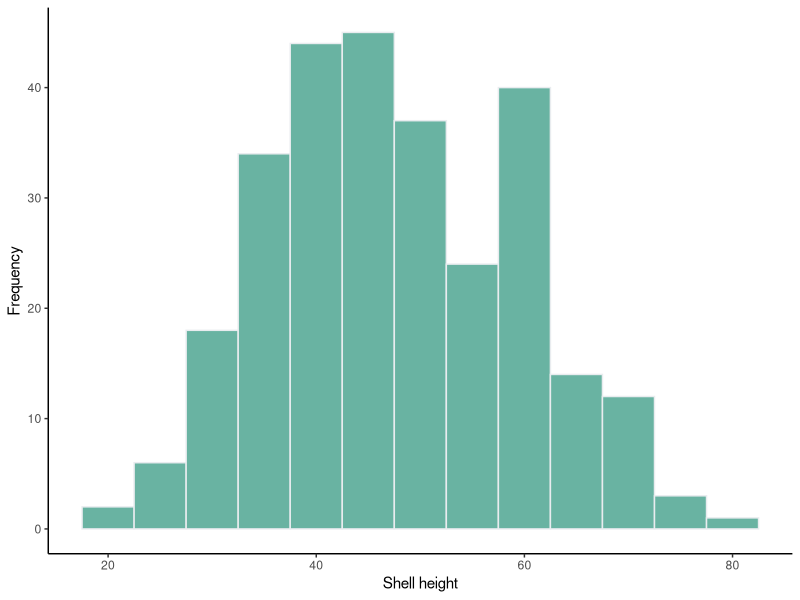
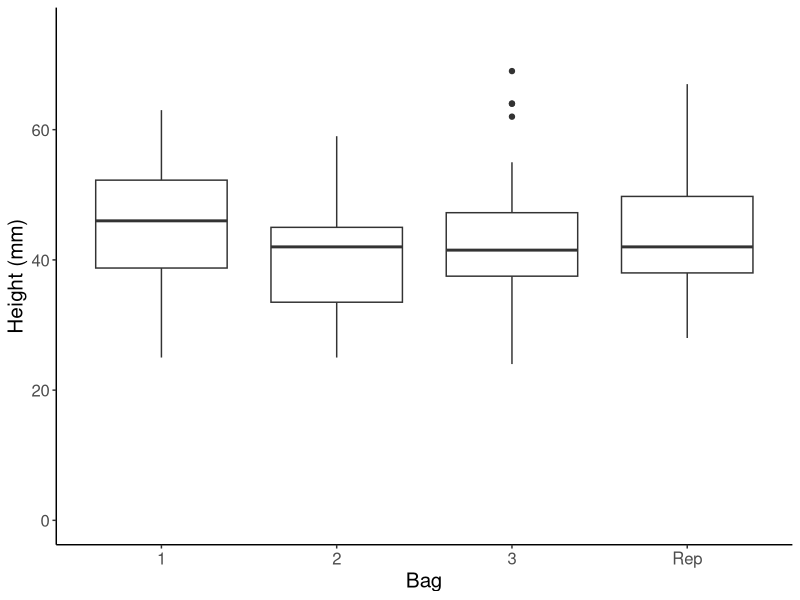
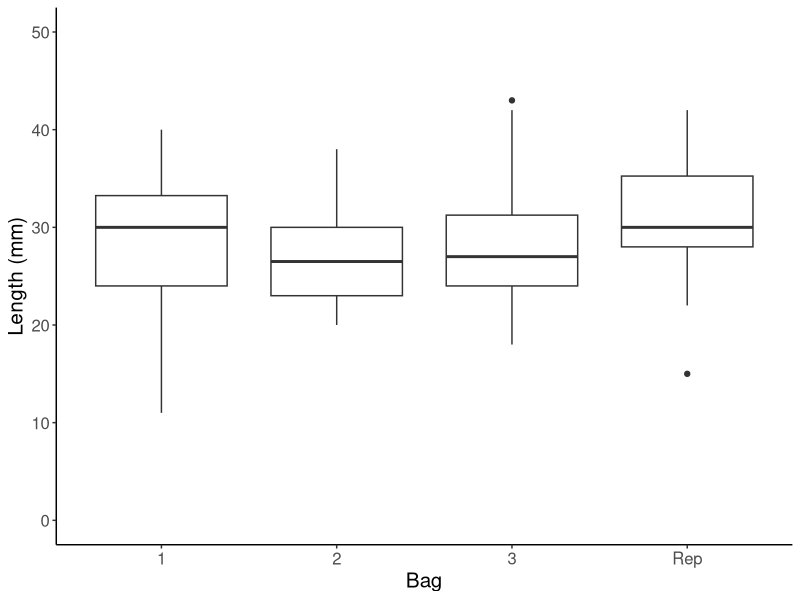
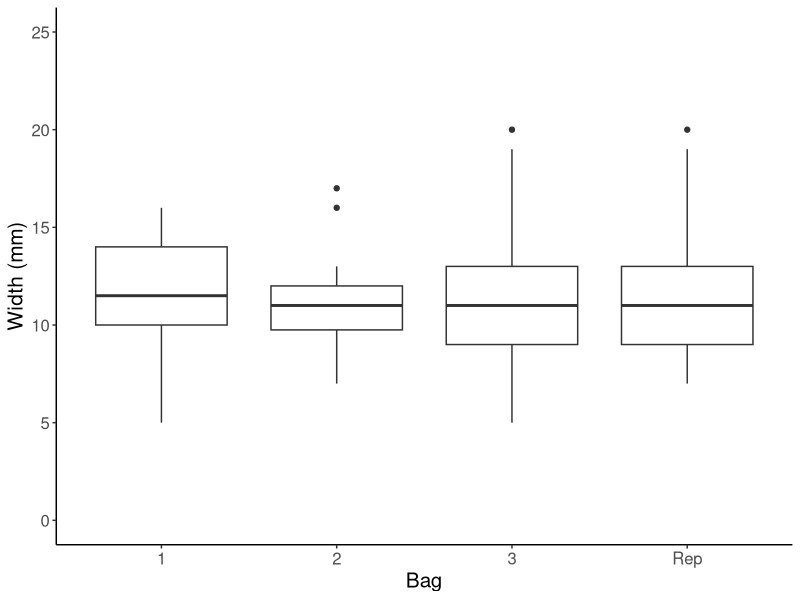
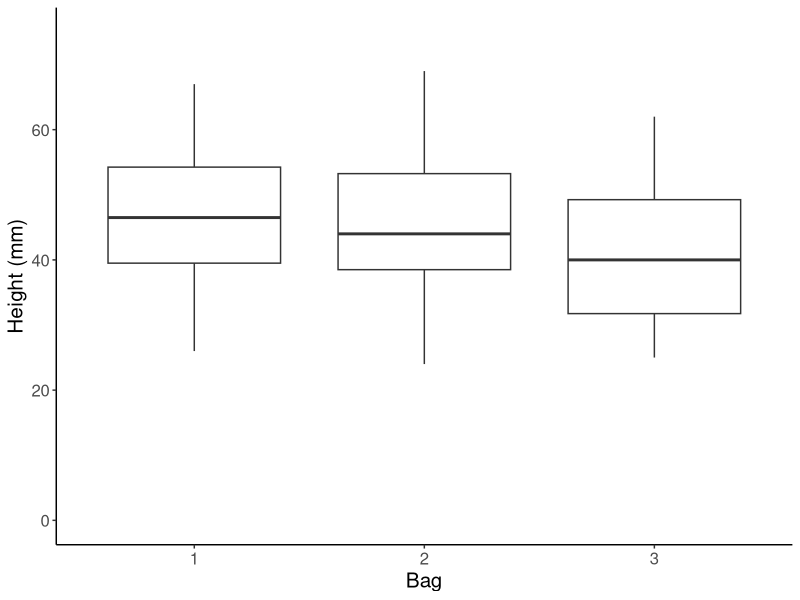
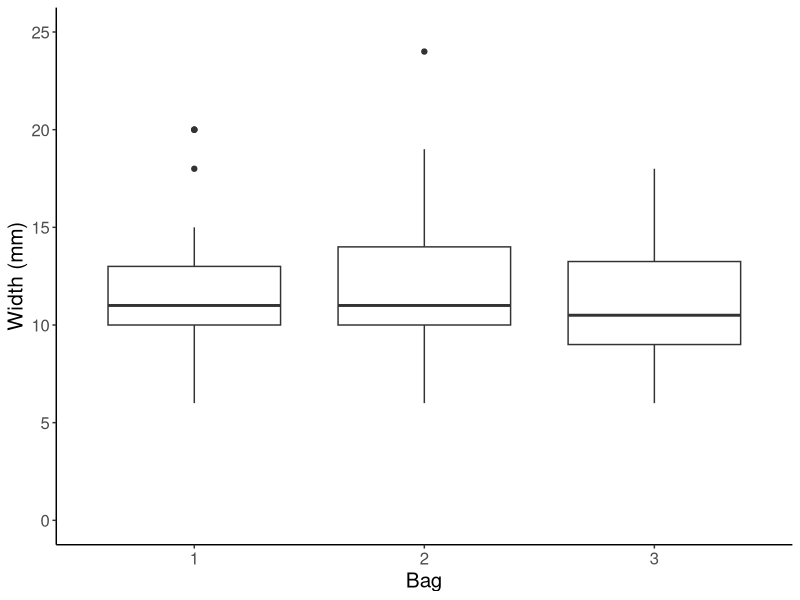
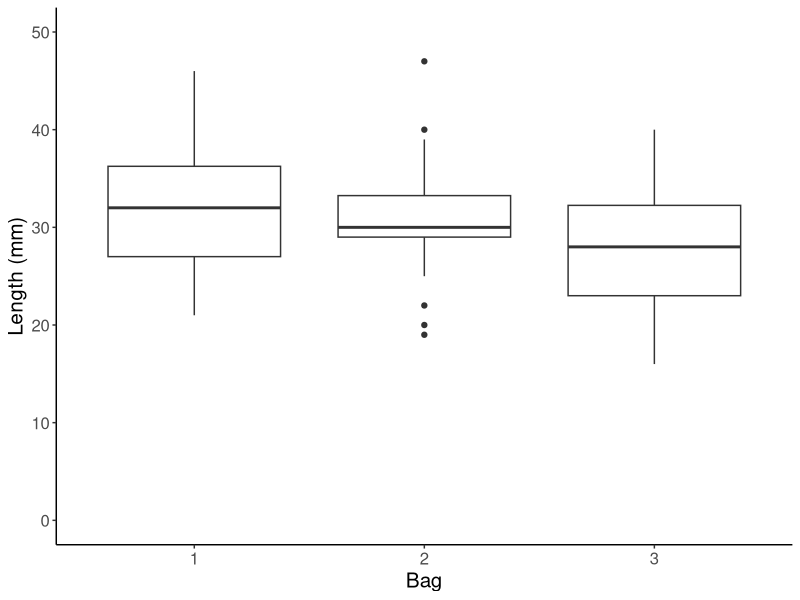
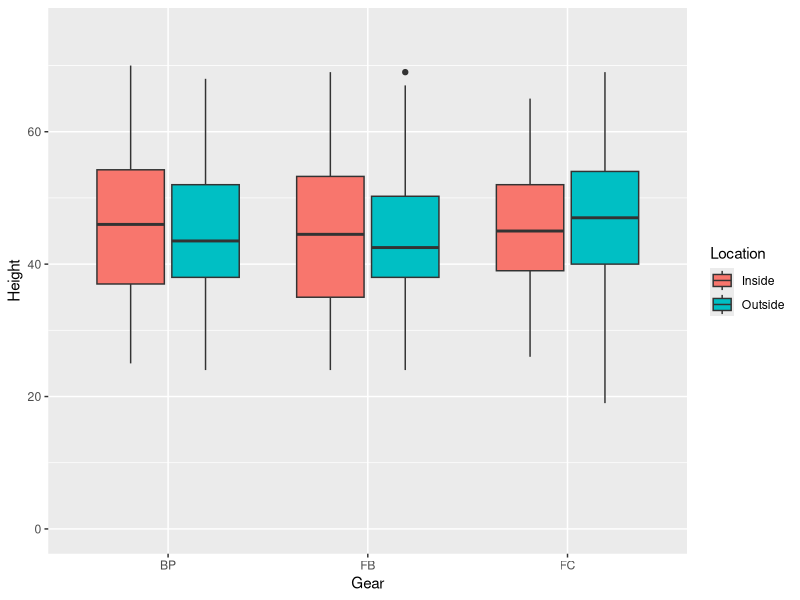

The R source for these figures, in order:
## ---- chunk 1
initialHeights1<-c(63,32,48,61,71,41,58,69,33,34,70,61,61,51,39,45,61,60,61,67,60,55,40,69,55,29,60,46,46,53,75,42,21,35,72,61,48,46,47,73,55,31,43,37,52,56,52,40,63,48,50,19,59,59,47,63,41,41,26,35,48,64,44,60,40,49,47,35,55,45,60,42,42,46,49,56,48,45,40,37,60,59,37,28,51,61,45,35,26,54,41,44,58,39,41,47,34,47,50,52,55,43,44,45,41,26,50,38,41,58,42,37,36,48,28,24,32,29,45,70,64,67,24,35,63,56,41,37,47,55,38,75,47,43,40,39,65,50,42,42,40,60,28,36,60,64,48,48,50,49,33,34,40,43,59,46,30,38,58,43,45,35,34,37,48,58,58,42,46,57,44,24,40,40,41,37,59,57,68,40,45,49,50,35,35,30,36,30,32,70,34,41,54,29,43,52,32,37,38,70,42,32,56,37,35,58,50,38,42,43,55,60,43,68,46,60,53,55,59,55,32,50,41,64,37,59,57,52,55,50,38,60,61,37,60,62,55,45,63,47,35,62,61,65,36,62,59,42,39,49,35,50,49,46,43,45,34,44,44,30,41,49,45,41,42,48,32,80,69,69,50,46,57,45,59,63,56,51,45,51)
## ---- chunk 2
oysterAvgInitial<-mean(initialHeights1)
oysterAvgInitial
initialHeightSD<-sd(initialHeights1)
initialHeightSD
shapiro.test(initialHeights1)
## ---- chunk 3
upperLimit<-oysterAvgInitial+2*initialHeightSD
upperLimit
lowerLimit<-oysterAvgInitial-2*initialHeightSD
lowerLimit
## ---- chunk 4
initialHeights<-data.frame(initialHeights1)
## ---- chunk 5
library(ggplot2)
ggplot(initialHeights,aes(x=initialHeights1))+geom_histogram(binwidth = 5, fill="#69b3a2", color="#e9ecef")+theme_classic()+xlab("Shell height")+ylab("Frequency")
## ---- chunk 6
SamplingOne<-read.csv("6_14.csv")
FBout<-SamplingOne[SamplingOne$Treatment == "FBo",]
library(car)
NewBag<-as.character(FBout$Bag)
FBout$Bag<-NewBag
height.levene<-leveneTest(Height~Bag, data=FBout)
## ---- chunk 7
 
bag1height<- FBout[FBout$Bag == "1","Height"]
bag1height.normality<-shapiro.test(bag1height) #Normal
bag2height<- FBout[FBout$Bag == "2","Height"]
bag2height.normality<-shapiro.test(bag2height) #Normal
bag3height<- FBout[FBout$Bag == "3","Height"]
bag3height.normality<-shapiro.test(bag3height) #Normal
bag4height<- FBout[FBout$Bag == "Rep","Height"]
bag4height.normality<-shapiro.test(bag4height) #Normal
## ---- chunk 8
length.levene<-leveneTest(Length~Bag, data=FBout)
## ---- chunk 9
 
bag1length<- FBout[FBout$Bag == "1","Length"]
bag1length.normality<-shapiro.test(bag1length) #Normal
bag2length<- FBout[FBout$Bag == "2","Length"]
bag2length.normality<-shapiro.test(bag2length) #Normal
bag3length<- FBout[FBout$Bag == "3","Length"]
bag3length.normality<-shapiro.test(bag3length) #Normal
bag4length<- FBout[FBout$Bag == "Rep","Length"]
bag4length.normality<-shapiro.test(bag4length) #Normal
## ---- chunk 10
width.levene<-leveneTest(Width~Bag, data=FBout)
## ---- chunk 11
bag1width<- FBout[FBout$Bag == "1","Width"]
bag1width.normality<-shapiro.test(bag1width) #Normal
bag2width<- FBout[FBout$Bag == "2","Width"]
bag2width.normality<-shapiro.test(bag2width) #Not normal, p=0.0231
bag3width<- FBout[FBout$Bag == "3","Width"]
bag3width.normality<-shapiro.test(bag3width) #Normal
bag4width<- FBout[FBout$Bag == "Rep","Width"]
bag4width.normality<-shapiro.test(bag4width) #Not normal, p=0.04589
## ---- chunk 12
HeightResults<-aov(Height~Bag, data=FBout)
summary(HeightResults)
## ---- chunk 13
LengthResults<-aov(Length~Bag, data=FBout)
summary(LengthResults)
## ---- chunk 14
kruskal.test(Width~Bag, data=FBout)
## ---- chunk 15
ggplot(data = FBout, aes(x = Bag, y = Height))+geom_boxplot()+theme_classic()+xlab("Bag")+ylab("Height (mm)")+theme(text = element_text(size=15))+scale_y_continuous(limits=c(0,75))
ggplot(data = FBout, aes(x = Bag, y = Length))+geom_boxplot()+theme_classic()+xlab("Bag")+ylab("Length (mm)")+theme(text = element_text(size=15))+scale_y_continuous(limits=c(0,50))
ggplot(data = FBout, aes(x = Bag, y = Width))+geom_boxplot()+theme_classic()+xlab("Bag")+ylab("Width (mm)")+theme(text = element_text(size=15))+scale_y_continuous(limits=c(0,25))
## ---- chunk 16
FBin<-SamplingOne[SamplingOne$Treatment == "FBi",]
#Testing variances (all good)
leveneTest(Height~Bag, data=FBin)
leveneTest(Length~Bag, data=FBin)
leveneTest(Width~Bag, data=FBin)

#Testing height for normality (assumption violated)
bag1height_in<- FBin[FBin$Bag == "1","Height"]
shapiro.test(bag1height_in)
bag2height_in<- FBin[FBin$Bag == "2","Height"]
shapiro.test(bag2height_in)
bag3height_in<- FBin[FBin$Bag == "3","Height"]
shapiro.test(bag3height_in) #p=0.04558

#Testing length for normality (all good)
bag1length_in<- FBin[FBin$Bag == "1","Length"]
shapiro.test(bag1length)
bag2length_in<- FBin[FBin$Bag == "2","Length"]
shapiro.test(bag2length_in)
bag3length_in<- FBin[FBin$Bag == "3","Length"]
shapiro.test(bag3length_in)

#Testing width for normality (assumptions violated)
bag1width_in<- FBin[FBin$Bag == "1","Width"]
shapiro.test(bag1width_in) #Bag 1 not normal, p<0.001
bag2width_in<- FBin[FBin$Bag == "2","Width"]
shapiro.test(bag2width_in) #Bag 2 not normal, p=0.02344
bag3width_in<- FBin[FBin$Bag == "3","Width"]
shapiro.test(bag3width_in) #Bag 3 good
## ---- chunk 17
#Testing for significant differences between inside FB
FBin.height.interbag<-kruskal.test(Height~Bag, data=FBin)
FBin.length.interbag<-aov(Length~Bag, data=FBin)
summary(FBin.length.interbag)
FBin.width.interbag<-kruskal.test(Width~Bag, data=FBin)
## ---- chunk 18
ggplot(data = FBin, aes(x = Bag, y = Height))+geom_boxplot()+theme_classic()+xlab("Bag")+ylab("Height (mm)")+theme(text = element_text(size=15))+scale_y_continuous(limits=c(0,75))

ggplot(data = FBin, aes(x = Bag, y = Width))+geom_boxplot()+theme_classic()+xlab("Bag")+ylab("Width (mm)")+theme(text = element_text(size=15))+scale_y_continuous(limits=c(0,25))
## ---- chunk 19
ggplot(data = FBin, aes(x = Bag, y = Length))+geom_boxplot()+theme_classic()+xlab("Bag")+ylab("Length (mm)")+theme(text = element_text(size=15))+scale_y_continuous(limits=c(0,50))
## ---- chunk 20
SamplingNew<-SamplingOne[c(1:320,353:608),]
ggplot(data = SamplingNew, aes(x = Gear, y = Height, fill=Location))+geom_boxplot()+scale_y_continuous(limits=c(0,75))
## ---- chunk 21
ggplot(data = SamplingNew, aes(x = Gear, y = Length, fill=Location))+geom_boxplot()+scale_y_continuous(limits=c(0,50))
## ---- chunk 22
ggplot(data = SamplingNew, aes(x = Gear, y = Width, fill=Location))+geom_boxplot()+scale_y_continuous(limits=c(0,25))
